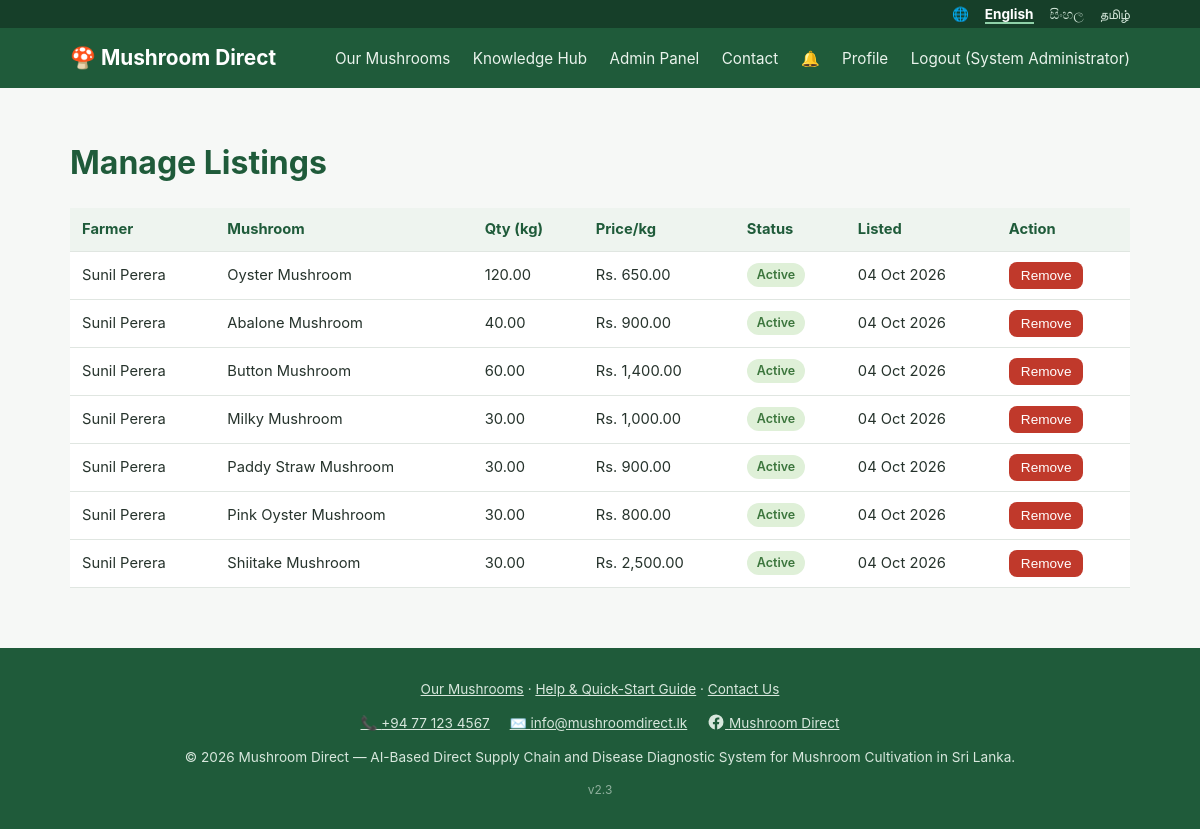
The page /admin/listings.php (signed in) on the database its author committed.
### tables this page shows
CREATE TABLE listings (
  id INT AUTO_INCREMENT PRIMARY KEY,
  farmer_id INT NOT NULL,
  mushroom_type_id INT NULL,
  mushroom_type VARCHAR(100) NOT NULL,
  description TEXT,
  quantity_kg DECIMAL(10,2) NOT NULL,
  price_per_kg DECIMAL(10,2) NOT NULL,
  harvest_date DATE NULL,
  location VARCHAR(100) NULL COMMENT 'District / town of the farm (FR-MKT.3 filter)',
  image VARCHAR(255),
  status ENUM('active','sold_out','removed') NOT NULL DEFAULT 'active',
  created_at TIMESTAMP DEFAULT CURRENT_TIMESTAMP,
  FOREIGN KEY (farmer_id) REFERENCES users(id) ON DELETE CASCADE,
  FOREIGN KEY (mushroom_type_id) REFERENCES mushroom_types(id) ON DELETE SET NULL
);

CREATE TABLE users (
  id INT AUTO_INCREMENT PRIMARY KEY,
  role ENUM('farmer','buyer','admin','expert') NOT NULL,
  full_name VARCHAR(150) NOT NULL,
  email VARCHAR(150) NOT NULL UNIQUE,
  phone VARCHAR(20),
  password_hash VARCHAR(255) NOT NULL,
  business_name VARCHAR(150) NULL COMMENT 'Farm name (farmer) or Hotel/Restaurant name (buyer)',
  address VARCHAR(255),
  profile_image VARCHAR(255),
  is_verified TINYINT(1) NOT NULL DEFAULT 0,
  otp_code VARCHAR(255) NULL COMMENT 'Hashed one-time verification code (FR-AUTH.2)',
  otp_expires_at DATETIME NULL,
  reset_token VARCHAR(255) NULL COMMENT 'Hashed password-reset token (FR-AUTH.4)',
  reset_expires_at DATETIME NULL,
  status ENUM('active','suspended') NOT NULL DEFAULT 'active',
  created_at TIMESTAMP DEFAULT CURRENT_TIMESTAMP
);

### includes/functions.php (called while the page is built, shortened)
<?php
function e($value) {
    return htmlspecialchars((string) $value, ENT_QUOTES, 'UTF-8');
}
function format_money($amount) {
    return 'Rs. ' . number_format((float) $amount, 2);
}
function format_date($date) {
    return date('d M Y', strtotime($date));
}

### admin/listings.php (the view, shortened to what this page needs)
<?php
require_once __DIR__ . '/../includes/bootstrap.php';
$stmt = $pdo->query(
    "SELECT l.*, u.full_name AS farmer_name FROM listings l JOIN users u ON u.id = l.farmer_id
     WHERE l.status != 'removed' ORDER BY l.created_at DESC"
);
$listings = $stmt->fetchAll();
include __DIR__ . '/../includes/header.php';
?>
<h1>Manage Listings</h1>
<table class="data-table">
  <tr><th>Farmer</th><th>Mushroom</th><th>Qty (kg)</th><th>Price/kg</th><th>Status</th><th>Listed</th><th>Action</th></tr>
  <?php foreach ($listings as $l): ?>
    <tr>
      <td><?= e($l['farmer_name']) ?></td>
      <td><?= e($l['mushroom_type']) ?></td>
      <td><?= e($l['quantity_kg']) ?></td>
      <td><?= format_money($l['price_per_kg']) ?></td>
      <td><span class="badge badge-<?= e($l['status']) ?>"><?= e(ucfirst(str_replace('_',' ',$l['status']))) ?></span></td>
      <td><?= format_date($l['created_at']) ?></td>
      <td>
        <form method="post" style="display:inline">
          <button type="submit" class="btn btn-small btn-danger" onclick="return confirm('Remove this listing for policy violation?')">Remove</button>
        </form>
      </td>
    </tr>
  <?php endforeach; ?>
</table>
<?php include __DIR__ . '/../includes/footer.php'; ?>

### assets/css/style.css (style rules this page uses)
:root { --green: #2e7d53; --green-dark: #1f5b3a; --navy: #1f4e5f; --bg: #f6f8f6; --card: #ffffff; --text: #26332c; --muted: #6b7a70; --border: #e0e6e1; --danger: #c0392b; --radius: 10px; }
* { box-sizing: border-box; }
body { margin: 0; font-family: -apple-system, "Segoe UI", Roboto, Arial, sans-serif; background: var(--bg); color: var(--text); line-height: 1.5; }
h1, h2, h3 { color: var(--green-dark); }
.btn { display: inline-block; background: var(--green); color: #fff; border: none; padding: 10px 18px; border-radius: 8px; font-size: 0.95rem; cursor: pointer; text-decoration: none; margin-top: 16px; }
.btn-danger { background: var(--danger); }
.btn-small { padding: 6px 12px; font-size: 0.85rem; margin-top: 0; }
table.data-table { width: 100%; border-collapse: collapse; background: var(--card); }
table.data-table th, table.data-table td { padding: 10px 12px; text-align: left; border-bottom: 1px solid var(--border); font-size: 0.92rem; }
table.data-table th { background: #eef4ef; color: var(--green-dark); }
.badge { display: inline-block; padding: 3px 10px; border-radius: 999px; font-size: 0.78rem; font-weight: 600; }
.badge-active { background: #dff0d8; color: #3c763d; }

### rows shown on the page
listings: farmer.full_name "Sunil Perera", mushroom_type "Oyster Mushroom", quantity_kg "120.00", price_per_kg "Rs. 650.00", status "Active", created_at "04 Oct 2026"
listings: farmer.full_name "Sunil Perera", mushroom_type "Abalone Mushroom", quantity_kg "40.00", price_per_kg "Rs. 900.00", status "Active", created_at "04 Oct 2026"
listings: farmer.full_name "Sunil Perera", mushroom_type "Button Mushroom", quantity_kg "60.00", price_per_kg "Rs. 1,400.00", status "Active", created_at "04 Oct 2026"
listings: farmer.full_name "Sunil Perera", mushroom_type "Milky Mushroom", quantity_kg "30.00", price_per_kg "Rs. 1,000.00", status "Active", created_at "04 Oct 2026"
listings: farmer.full_name "Sunil Perera", mushroom_type "Paddy Straw Mushroom", quantity_kg "30.00", price_per_kg "Rs. 900.00", status "Active", created_at "04 Oct 2026"
listings: farmer.full_name "Sunil Perera", mushroom_type "Pink Oyster Mushroom", quantity_kg "30.00", price_per_kg "Rs. 800.00", status "Active", created_at "04 Oct 2026"
listings: farmer.full_name "Sunil Perera", mushroom_type "Shiitake Mushroom", quantity_kg "30.00", price_per_kg "Rs. 2,500.00", status "Active", created_at "04 Oct 2026"

### other values the page prints
$label "English"
$label "සිංහල"
$label "தமிழ்"
te('app.name') "Mushroom Direct"
te('nav.mushrooms') "Our Mushrooms"
te('nav.knowledge') "Knowledge Hub"
te('nav.admin') "Admin Panel"
te('nav.contact') "Contact"
te('nav.profile') "Profile"
te('nav.logout') "Logout"
$user['full_name'] "System Administrator"
te('footer.help') "Help & Quick-Start Guide"
te('contact.title') "Contact Us"
CONTACT_PHONE "+94 77 123 4567"
CONTACT_EMAIL "info@mushroomdirect.lk"
